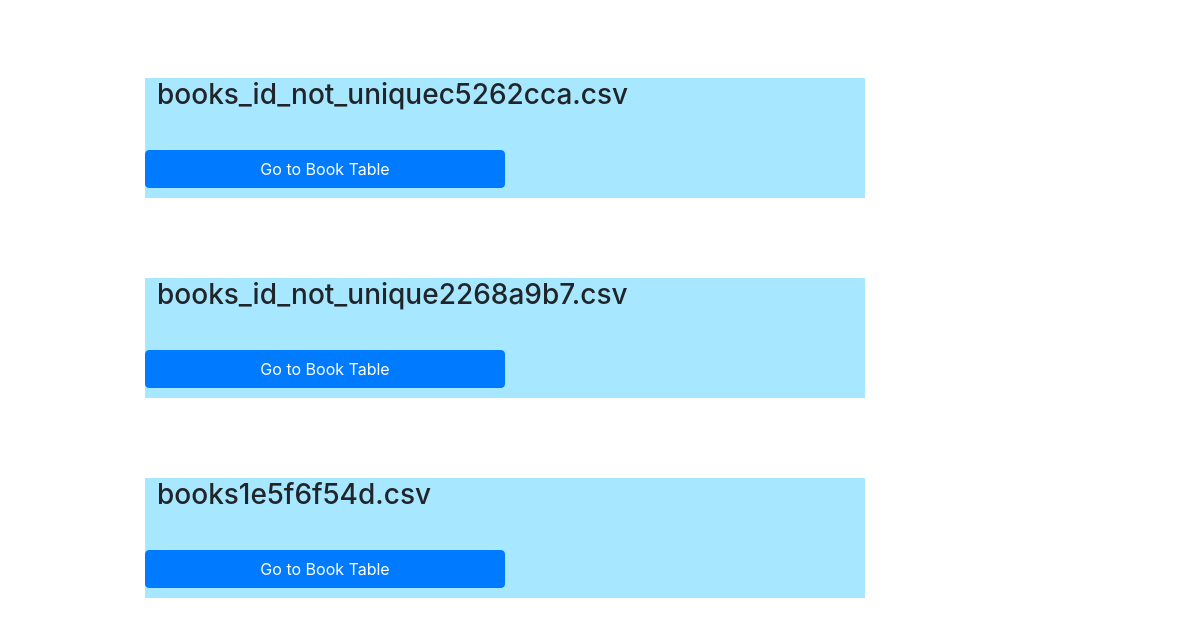
/book_app/csv_list/ (signed in, lower part), run on an earlier commit of the app's database.
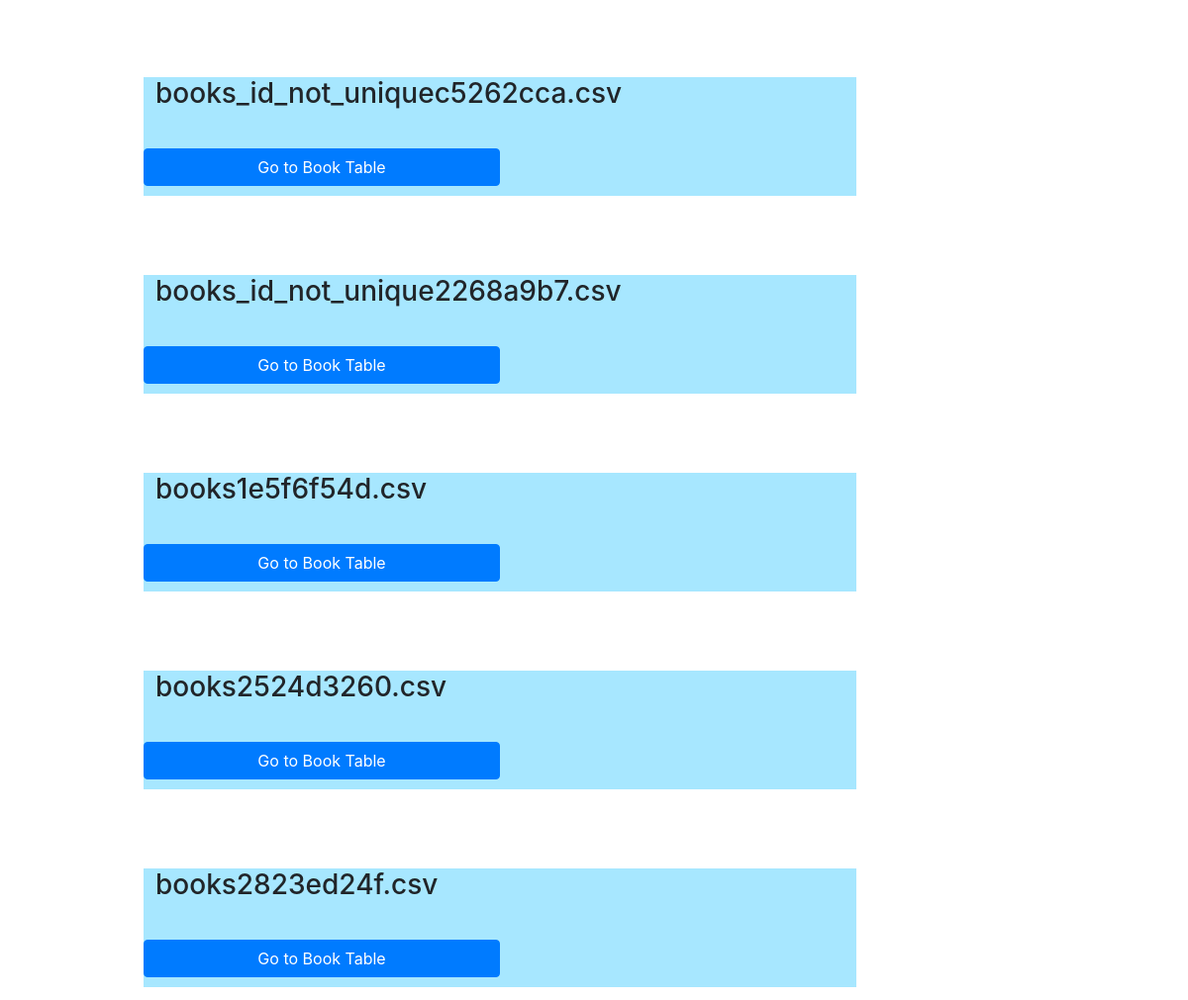
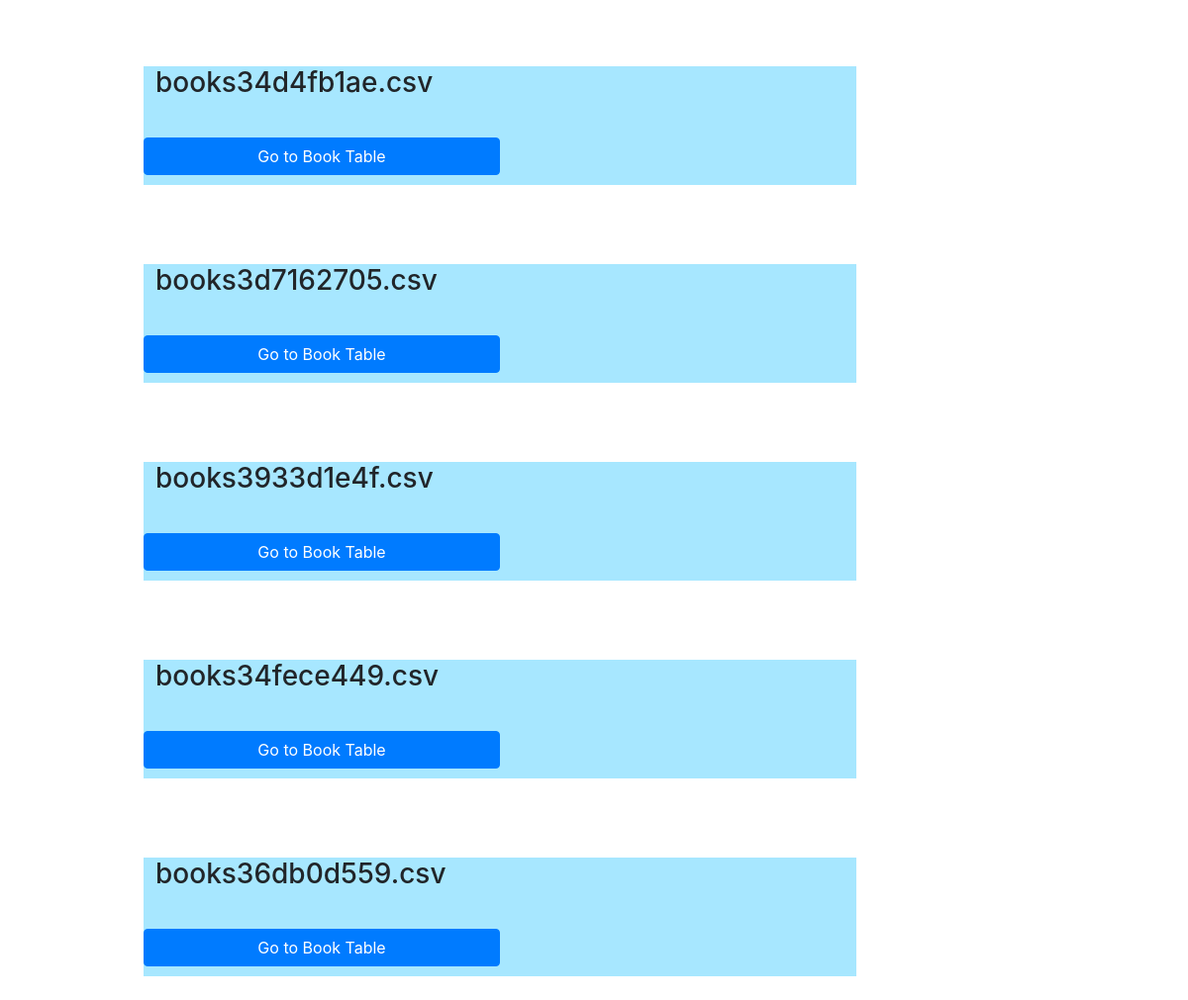
And on a later commit of the database (2 pictures, top to bottom).
### book_app/models.py (models this page shows, shortened)
class BookData(models.Model):
	user = models.ForeignKey(User, on_delete=models.CASCADE, blank=True, null=True, default=1)
	CSVName = models.CharField(max_length=25, unique=True)
	CSVURL = models.URLField(blank=True, null=True)
	upload = models.FileField(null=True, blank=True)

### book_app/views.py (the view)
class CSVBookListView(ListView):
	template_name = 'book_app/book_list.html'
	model = models.BookData
	def get_context_data(self, **kwargs):
		context = super(CSVBookListView, self).get_context_data(**kwargs)
		user = self.request.user
		if user.is_authenticated:
			context['book_csv_list'] = models.BookData.objects.filter(user=user)
		return context

### templates/book_app/book_list.html (shortened to what this page needs)
{% extends "book_app/base.html" %}
{% load static %}
{% block templatecss %}<link href="{% static 'css/book_list.css' %}" rel="stylesheet">{% endblock %}
{% block content %}
    <div class="cat-list-container">
      <ul class="my-4 cat-list-list">
        {% for csv in book_csv_list %}
        <li>
          <div class="cat-list-item">
            <div class="csv_name">
              <h3>{{ csv.CSVName }}</h3>
            </div>
            <a name="book_item_select" class="btn btn-primary cat-list-item-button" href="{% url 'book_app:book_table' pk=csv.pk %}">Go to Book Table</a>
          </div>
        </li>
        {% endfor %}
      </ul>
    </div>
{% endblock %}

### templates/book_app/base.html (shortened to what this page needs)
<!DOCTYPE html>
{% load static %}
<html lang="en">
<head>
  <link href="{% static 'vendor/bootstrap/css/bootstrap.min.css' %}" rel="stylesheet" />
  <link href="{% static 'css/modern-business.css' %}" rel="stylesheet" />
  {% block templatecss %}{% endblock %}
</head>
<body>
  <div class="container">
    {% block content %}{% endblock %}
  </div>
</body>
</html>

### static/css/modern-business.css (style rules this page uses)
body { padding-top: 56px; }

### static/css/book_list.css (style rules this page uses)
.cat-list-item { margin-top: 10vh; height: 15vh; width: 60vw; background-color: #A7E7FF; }
.csv_name { margin-left: 1vw; margin-top: 1vh; height: 4vh; width: 60vw; }
.cat-list-container { margin-left: 5vw; margin-top: 10vh; width: 85vw; }
.cat-list-item-button { margin-top: 5vh; width: 30vw; }
.cat-list-list { list-style: none; width: 80vw; }

What changed in the data, as far as the page shows it:
added BookData: CSVName "books2524d3260.csv"
added BookData: CSVName "books2823ed24f.csv"
added BookData: CSVName "books34d4fb1ae.csv"
added BookData: CSVName "books3d7162705.csv"
added BookData: CSVName "books3933d1e4f.csv"
added BookData: CSVName "books34fece449.csv"
added BookData: CSVName "books36db0d559.csv"
